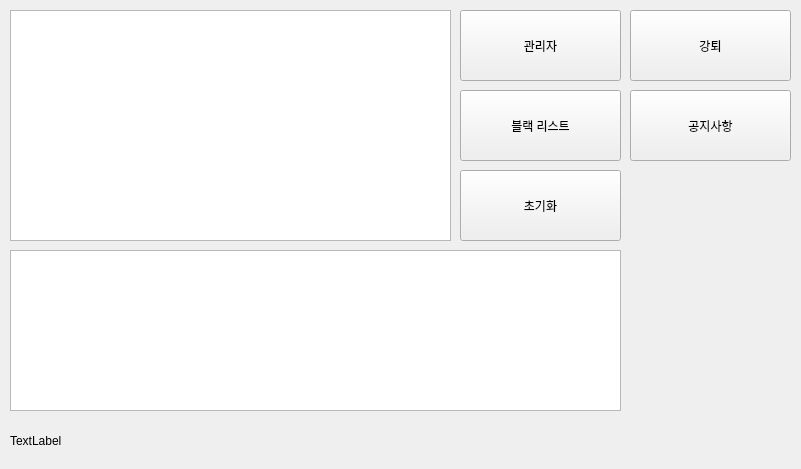
<?xml version="1.0" encoding="UTF-8"?>
<ui version="4.0">
 <class>MainWindow</class>
 <widget class="QMainWindow" name="MainWindow">
  <property name="geometry">
   <rect>
    <x>0</x>
    <y>0</y>
    <width>801</width>
    <height>469</height>
   </rect>
  </property>
  <property name="windowTitle">
   <string>MainWindow</string>
  </property>
  <widget class="QWidget" name="centralWidget">
   <widget class="QTableView" name="tableView">
    <property name="geometry">
     <rect>
      <x>10</x>
      <y>10</y>
      <width>441</width>
      <height>231</height>
     </rect>
    </property>
   </widget>
   <widget class="QPushButton" name="pushButton">
    <property name="geometry">
     <rect>
      <x>460</x>
      <y>10</y>
      <width>161</width>
      <height>71</height>
     </rect>
    </property>
    <property name="text">
     <string>관리자</string>
    </property>
   </widget>
   <widget class="QPushButton" name="pushButton_2">
    <property name="geometry">
     <rect>
      <x>460</x>
      <y>90</y>
      <width>161</width>
      <height>71</height>
     </rect>
    </property>
    <property name="text">
     <string>블랙 리스트</string>
    </property>
   </widget>
   <widget class="QPushButton" name="pushButton_3">
    <property name="geometry">
     <rect>
      <x>460</x>
      <y>170</y>
      <width>161</width>
      <height>71</height>
     </rect>
    </property>
    <property name="text">
     <string>초기화</string>
    </property>
   </widget>
   <widget class="QListWidget" name="listWidget">
    <property name="geometry">
     <rect>
      <x>10</x>
      <y>250</y>
      <width>611</width>
      <height>161</height>
     </rect>
    </property>
   </widget>
   <widget class="QLabel" name="label">
    <property name="geometry">
     <rect>
      <x>10</x>
      <y>420</y>
      <width>101</width>
      <height>41</height>
     </rect>
    </property>
    <property name="text">
     <string>TextLabel</string>
    </property>
   </widget>
   <widget class="QPushButton" name="pushButton_4">
    <property name="geometry">
     <rect>
      <x>630</x>
      <y>10</y>
      <width>161</width>
      <height>71</height>
     </rect>
    </property>
    <property name="text">
     <string>강퇴</string>
    </property>
   </widget>
   <widget class="QPushButton" name="pushButton_5">
    <property name="geometry">
     <rect>
      <x>630</x>
      <y>90</y>
      <width>161</width>
      <height>71</height>
     </rect>
    </property>
    <property name="text">
     <string>공지사항</string>
    </property>
   </widget>
  </widget>
 </widget>
 <layoutdefault spacing="6" margin="11"/>
 <resources/>
 <connections/>
</ui>
